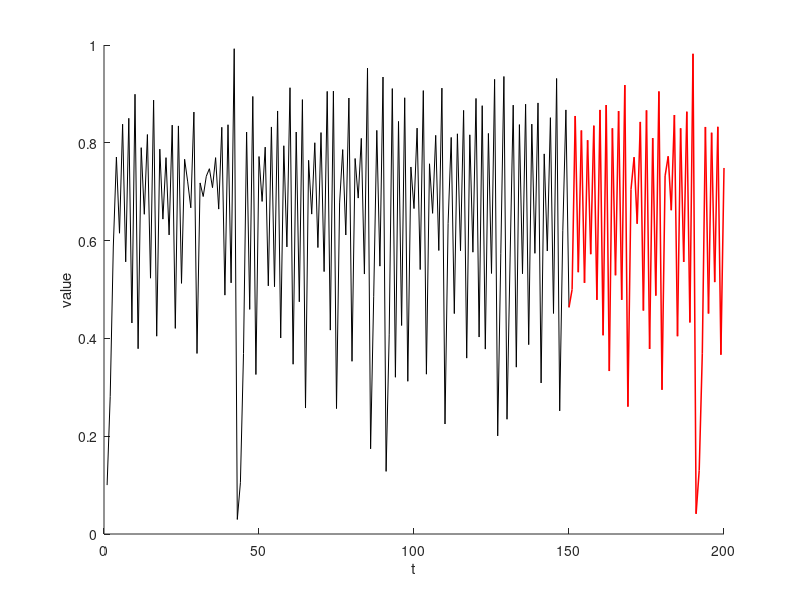

Write MATLAB code to recreate this figure. (Note: this script raises an error after producing the figure.)
%% Exercise 2.2 - Logmap dataset
clear;
close all;

%% Load dataset
load logmap.mat
% Visualize train and test data
figure;
hold on;
plot(Z,'k');
idx=length(Z):length(Z)+length(Ztest);
plot(idx,[Z(end); Ztest],'r','LineWidth',1.1);
xlabel('t')
ylabel('value')
hold off;

%% Definitions
orderlist = [1 2 5 10 15 20 25 30 35 40 45 50 60 70 80 90 100];
n = length(orderlist);
gamlist = zeros(1,n);
sig2list = zeros(1,n);
mse = zeros(1,n);
mae = zeros(1,n);
rmse = zeros(1,n);

%% Loop over order values
for i=1:n
    % Turn dataset into AR input
    order = orderlist(i); % how many past time steps to consider for prediction
    X=windowize(Z, 1:(order+1)); % convert to regression problem
    Y=X(:,end); % Y = last column of X
    X=X(:,1:order); % X = X except for last column

	% Auto-tuning of gam and sig2
    %igam=10;isig2=5;
    model = {X,Y,'f',[],[],'RBF_kernel'};
    [gam,sig2] = tunelssvm(model,'simplex','crossvalidatelssvm', {10, 'mae'}); % CAUTION!!!
    % Store tuned params
    gamlist(i)=gam;
    sig2list(i)=sig2;
    
    % LS-SVM training
    [alpha, b] = trainlssvm({X,Y,'f',gam,sig2});
    % Prediction
    Xs=Z(end-order+1:end,1); % initial input points for prediction
    nb=50; % time points we want to predict
    prediction=predict({X,Y,'f',gam,sig2},Xs,nb);
    % Performance
    mse(i)=mean((prediction-Ztest).^2);
    rmse(i)=sqrt(mse(i));
    mae(i)=mean(abs(prediction-Ztest));
end

%% Plot order-cost graph
figure 
hold on
xlabel('order')
ylabel('cost')
plot(orderlist, mse,'r','LineWidth',1.5);
plot(orderlist, mae,'b','LineWidth',1.5);
plot(orderlist, rmse,'g','LineWidth',1.5);
legend('MSE','MAE','RMSE');
hold off

%% Find hyperparam set with lowest cost
[min, idx] = min(mae);
order=orderlist(idx);
gam=gamlist(idx);
sig2=sig2list(idx);

%% Predict with the best model
X=windowize(Z, 1:(order+1)); % convert to regression problem
Y=X(:,end); % Y = last column of X
X=X(:,1:order); % X = X except for last column
Xs=Z(end-order+1:end,1); % initial input points for prediction
nb=50; % time points we want to predict
[alpha,b]=trainlssvm({X,Y,'f',gam,sig2,'RBF_kernel'});
prediction=predict({X,Y,'f',gam,sig2},Xs,nb);

%% Plot predictions
figure;
hold on;
plot(Ztest,'k','LineWidth',1.2);
plot(prediction,'r','LineWidth',1.2);
legend('Ztest','predicted');
xlabel('time step')
ylabel('value')
hold off;